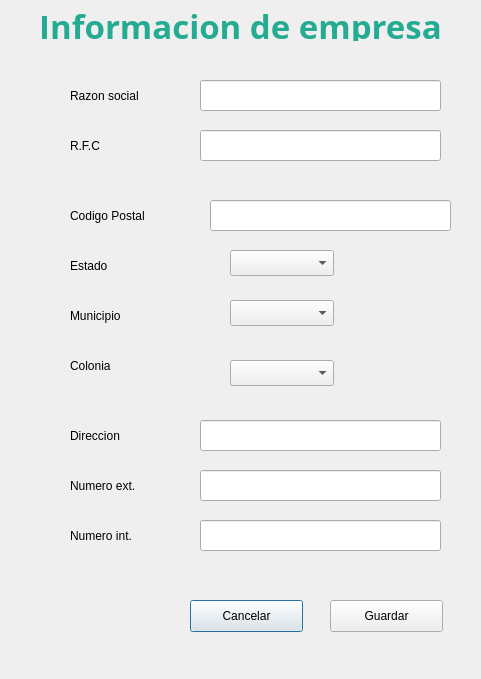
<?xml version="1.0" encoding="UTF-8"?>
<ui version="4.0">
 <class>Dialog</class>
 <widget class="QDialog" name="Dialog">
  <property name="geometry">
   <rect>
    <x>0</x>
    <y>0</y>
    <width>481</width>
    <height>679</height>
   </rect>
  </property>
  <property name="windowTitle">
   <string>Dialog</string>
  </property>
  <property name="styleSheet">
   <string notr="true"/>
  </property>
  <widget class="QLabel" name="label">
   <property name="geometry">
    <rect>
     <x>10</x>
     <y>10</y>
     <width>461</width>
     <height>31</height>
    </rect>
   </property>
   <property name="font">
    <font>
     <family>Open Sans</family>
     <pointsize>25</pointsize>
     <weight>75</weight>
     <bold>true</bold>
    </font>
   </property>
   <property name="styleSheet">
    <string notr="true">color:rgb(38,171,147);</string>
   </property>
   <property name="text">
    <string>Informacion de empresa</string>
   </property>
   <property name="alignment">
    <set>Qt::AlignCenter</set>
   </property>
  </widget>
  <widget class="QLabel" name="label_2">
   <property name="geometry">
    <rect>
     <x>70</x>
     <y>80</y>
     <width>131</width>
     <height>31</height>
    </rect>
   </property>
   <property name="text">
    <string>Razon social</string>
   </property>
  </widget>
  <widget class="QLineEdit" name="lineEdit">
   <property name="geometry">
    <rect>
     <x>200</x>
     <y>80</y>
     <width>241</width>
     <height>31</height>
    </rect>
   </property>
  </widget>
  <widget class="QLabel" name="label_3">
   <property name="geometry">
    <rect>
     <x>70</x>
     <y>130</y>
     <width>131</width>
     <height>31</height>
    </rect>
   </property>
   <property name="text">
    <string>R.F.C</string>
   </property>
  </widget>
  <widget class="QLineEdit" name="lineEdit_2">
   <property name="geometry">
    <rect>
     <x>200</x>
     <y>130</y>
     <width>241</width>
     <height>31</height>
    </rect>
   </property>
  </widget>
  <widget class="QLabel" name="label_4">
   <property name="geometry">
    <rect>
     <x>70</x>
     <y>420</y>
     <width>131</width>
     <height>31</height>
    </rect>
   </property>
   <property name="text">
    <string>Direccion</string>
   </property>
  </widget>
  <widget class="QLineEdit" name="lineEdit_3">
   <property name="geometry">
    <rect>
     <x>200</x>
     <y>420</y>
     <width>241</width>
     <height>31</height>
    </rect>
   </property>
  </widget>
  <widget class="QLabel" name="label_5">
   <property name="geometry">
    <rect>
     <x>70</x>
     <y>470</y>
     <width>131</width>
     <height>31</height>
    </rect>
   </property>
   <property name="text">
    <string>Numero ext.</string>
   </property>
  </widget>
  <widget class="QLineEdit" name="lineEdit_4">
   <property name="geometry">
    <rect>
     <x>200</x>
     <y>470</y>
     <width>241</width>
     <height>31</height>
    </rect>
   </property>
  </widget>
  <widget class="QLabel" name="label_6">
   <property name="geometry">
    <rect>
     <x>70</x>
     <y>520</y>
     <width>131</width>
     <height>31</height>
    </rect>
   </property>
   <property name="text">
    <string>Numero int.</string>
   </property>
  </widget>
  <widget class="QLineEdit" name="lineEdit_5">
   <property name="geometry">
    <rect>
     <x>200</x>
     <y>520</y>
     <width>241</width>
     <height>31</height>
    </rect>
   </property>
  </widget>
  <widget class="QLabel" name="label_7">
   <property name="geometry">
    <rect>
     <x>70</x>
     <y>200</y>
     <width>131</width>
     <height>31</height>
    </rect>
   </property>
   <property name="text">
    <string>Codigo Postal</string>
   </property>
  </widget>
  <widget class="QLineEdit" name="lineEdit_6">
   <property name="geometry">
    <rect>
     <x>210</x>
     <y>200</y>
     <width>241</width>
     <height>31</height>
    </rect>
   </property>
  </widget>
  <widget class="QLabel" name="label_8">
   <property name="geometry">
    <rect>
     <x>70</x>
     <y>250</y>
     <width>131</width>
     <height>31</height>
    </rect>
   </property>
   <property name="text">
    <string>Estado</string>
   </property>
  </widget>
  <widget class="QComboBox" name="comboBox">
   <property name="geometry">
    <rect>
     <x>230</x>
     <y>250</y>
     <width>104</width>
     <height>26</height>
    </rect>
   </property>
  </widget>
  <widget class="QLabel" name="label_9">
   <property name="geometry">
    <rect>
     <x>70</x>
     <y>300</y>
     <width>131</width>
     <height>31</height>
    </rect>
   </property>
   <property name="text">
    <string>Municipio</string>
   </property>
  </widget>
  <widget class="QComboBox" name="comboBox_2">
   <property name="geometry">
    <rect>
     <x>230</x>
     <y>300</y>
     <width>104</width>
     <height>26</height>
    </rect>
   </property>
  </widget>
  <widget class="QLabel" name="label_10">
   <property name="geometry">
    <rect>
     <x>70</x>
     <y>350</y>
     <width>131</width>
     <height>31</height>
    </rect>
   </property>
   <property name="text">
    <string>Colonia</string>
   </property>
  </widget>
  <widget class="QComboBox" name="comboBox_3">
   <property name="geometry">
    <rect>
     <x>230</x>
     <y>360</y>
     <width>104</width>
     <height>26</height>
    </rect>
   </property>
  </widget>
  <widget class="QPushButton" name="pushButton">
   <property name="geometry">
    <rect>
     <x>190</x>
     <y>600</y>
     <width>113</width>
     <height>32</height>
    </rect>
   </property>
   <property name="text">
    <string>Cancelar</string>
   </property>
  </widget>
  <widget class="QPushButton" name="pushButton_2">
   <property name="geometry">
    <rect>
     <x>330</x>
     <y>600</y>
     <width>113</width>
     <height>32</height>
    </rect>
   </property>
   <property name="text">
    <string>Guardar</string>
   </property>
  </widget>
 </widget>
 <resources/>
 <connections/>
</ui>
